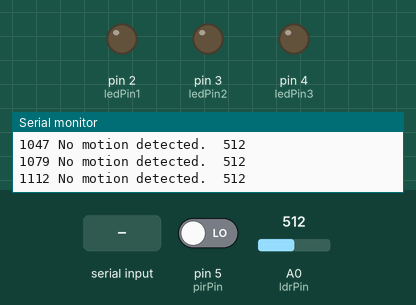
This sketch was run on a simulated Arduino Mega 2560, built with avr-gcc and run on an emulated ATmega2560. Shown: output pins drawn as LEDs (lit = HIGH), the last lines printed to the serial monitor. The inputs (shaded band) are chosen by the test bench; at power-on: A0 (ldrPin) = 512, pin 5 (pirPin) LOW.

Above: at 1.2 s.
1.3 s: byte 1 (TOGGLE_LED1) received over Serial
At 2.3 s:
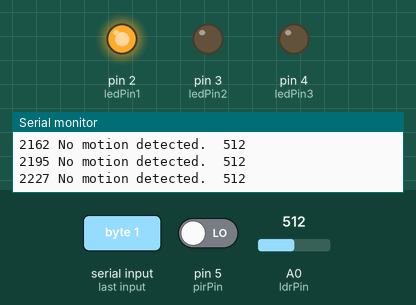
2.8 s: byte 2 (TOGGLE_LED2) received over Serial
At 3.6 s:
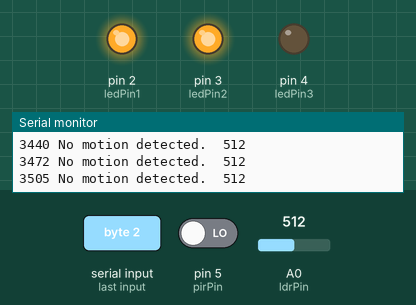
4.3 s: byte 3 (TOGGLE_LED3) received over Serial
At 4.8 s:
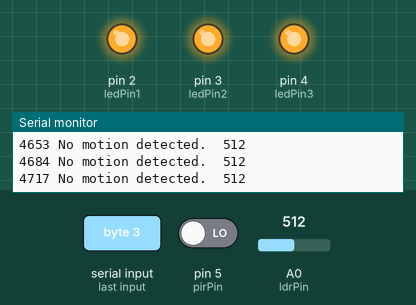
5.8 s: byte 1 (TOGGLE_LED1) received over Serial
At 7.0 s:
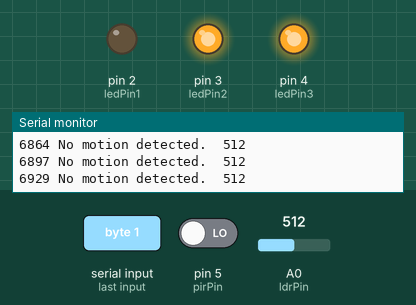
7.3 s: byte 2 (TOGGLE_LED2) received over Serial
At 8.5 s:
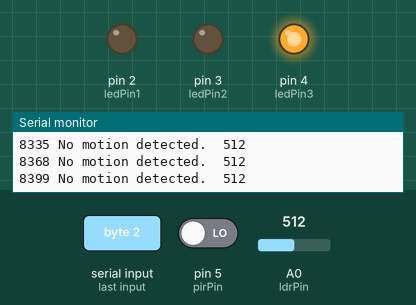
8.8 s: A0 (ldrPin) set to 106
11.8 s: A0 (ldrPin) set to 94
Timing chart, 0 to 14.8 s (numbered marks = the images above; inputs shaded):
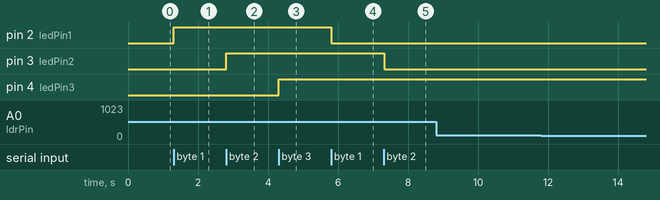

Measured:
- after the input at 1.3 s, pin 2 (ledPin1): LOW → HIGH at once
- after the input at 2.8 s, pin 3 (ledPin2): LOW → HIGH at once
- after the input at 4.3 s, pin 4 (ledPin3): LOW → HIGH at once
- after the input at 5.8 s, pin 2 (ledPin1): HIGH → LOW at once
- after the input at 7.3 s, pin 3 (ledPin2): HIGH → LOW at once

The sketch:

main.ino
```cpp
// Define pins for the LEDs
const int ledPin1 = 2;
const int ledPin2 = 3;
const int ledPin3 = 4;
const int pirPin = 5;
const int  ldrPin = A0;


// Enum for the commands
enum Command {
  TOGGLE_LED1 = 0x1,
  TOGGLE_LED2 = 0x2,
  TOGGLE_LED3 = 0x3,
  SEND_TELEMETRY = 0x4,
  STOP_TELEMETRY = 0x5
};

bool pirState = false;
bool sendTelemetry = false;

void setup() {
  // Initialize the serial communication
  Serial.begin(9600);

  // Set the LED pins as outputs
  pinMode(ledPin1, OUTPUT);
  pinMode(ledPin2, OUTPUT);
  pinMode(ledPin3, OUTPUT);
  pinMode(pirPin, INPUT);
  pinMode(ldrPin,  INPUT);


}

void loop() {
  // Check if data is available to read from the serial port
  if (Serial.available()) {
    // Read the incoming byte
    byte receivedCommand = Serial.read();

    // Check the command and toggle the corresponding LED
    switch (receivedCommand) {
      case TOGGLE_LED1:
        toggleLED(ledPin1);
        Serial.print(millis());
        Serial.println(" Toggled LED1");
        break;
      case TOGGLE_LED2:
        toggleLED(ledPin2);
        Serial.print(millis());
        Serial.println(" Toggled LED2");
        break;
      case TOGGLE_LED3:
        toggleLED(ledPin3);
        Serial.print(millis());
        Serial.println(" Toggled LED3");
        break;
      case SEND_TELEMETRY:
        sendTelemetry = true;
        break;
      case STOP_TELEMETRY:
        sendTelemetry = false;
        break;
      default:
        Serial.println(receivedCommand);
        //Serial.println("Unknown command received");
        break;
    }
  }
  int pirValue = digitalRead(pirPin);
  int  ldrStatus = analogRead(ldrPin);   //read the status of the LDR value

  if (pirValue == HIGH) {
    pirState = true;
    Serial.print(millis());
    Serial.print(" Motion detected!  ");
  } else {
    pirState = false;
    Serial.print(millis());
    Serial.print(" No motion detected.  ");
  }
  Serial.println(ldrStatus);
}

// Function to toggle an LED
void toggleLED(int ledPin) {
  // Read the current state of the LED and toggle it
  if (digitalRead(ledPin) == LOW) {
    digitalWrite(ledPin, HIGH);
  } else {
    digitalWrite(ledPin, LOW);
  }
}
```
